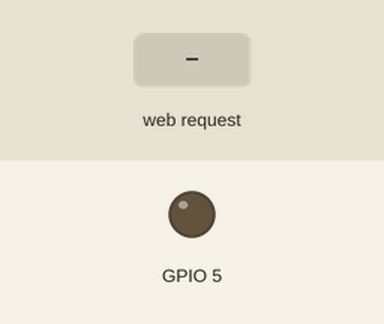
Recording of a sketch running on a simulated ESP8266 (NodeMCU). Shown: output pins drawn as LEDs (lit = HIGH). The inputs (shaded band) are chosen by the test bench. WiFi joins after 1.5 s; servers stay silent unless stated; what the sketch prints to the serial monitor is not drawn.

Above: at 5.7 s.
5.8 s: HTTP request GET /on received
At 6.8 s:
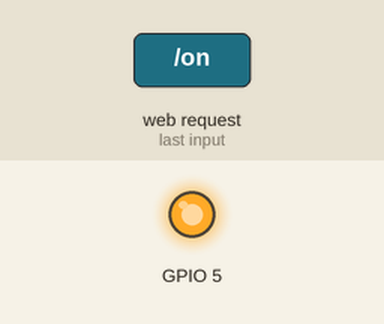
Timing chart, 0 to 8.8 s (numbered marks = the images above; inputs shaded):
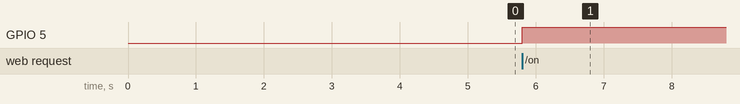

Measured:
- after the input at 5.8 s, GPIO 5: LOW → HIGH at once

The sketch:

TUNIOT__main.ino
```cpp
/////////////////////////////////
// Generated with a lot of love//
// with TUNIOT FOR ESP8266     //
// Website: Easycoding.tn      //
/////////////////////////////////
#include <ESP8266WiFi.h>

String  i;
WiFiServer server(80);

void setup()
{
  i = "";

  Serial.begin(9600);

  pinMode(5, OUTPUT);
    WiFi.disconnect();
  delay(3000);
  Serial.println("start");
   WiFi.begin("ssaini");
  while ((!(WiFi.status() == WL_CONNECTED))){
    delay(300);
    Serial.print("..");

  }
  Serial.println("connected");
  Serial.println((WiFi.localIP()));
  server.begin();

}


void loop()
{

    WiFiClient client = server.available();
    if (!client) { return; }
    while(!client.available()){  delay(1); }
    i = (client.readStringUntil('\r'));
    i.remove(0, 5);
    i.remove(i.length()-9,9);
    if (i == "on") {
      digitalWrite(5,HIGH);
      client.println("HTTP/1.1 200 OK");
      client.println("Content-Type: text/html");
      client.println("");
      client.println("<!DOCTYPE HTML>");
      client.println("<html>");
      client.println("switch on");
      client.println("</html>");
      client.stop();
      delay(1);

    }
    if (i == "off") {
      digitalWrite(5,HIGH);
      client.println("HTTP/1.1 200 OK");
      client.println("Content-Type: text/html");
      client.println("");
      client.println("<!DOCTYPE HTML>");
      client.println("<html>");
      client.println("switch off");
      client.println("</html>");
      client.stop();
      delay(1);

    }

}
```
